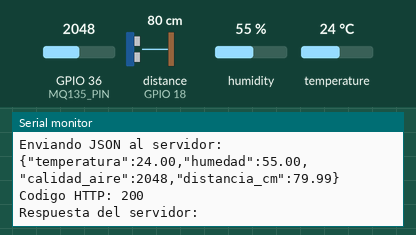
Bench run of a sketch on a simulated ESP32. Parts: the last lines printed to the serial monitor. Wiring (inferred from the names in the program): ultrasonic range finder: trigger GPIO 5; echo GPIO 18. The inputs (shaded band) are chosen by the test bench; at power-on: distance to the obstacle (sensor on GPIO 18) 80 cm, humidity 55 %, GPIO 36 (MQ135_PIN) = 2048, temperature 24 °C. The echo pulse lasts 58.3 µs per cm; WiFi joins after 1.5 s; servers stay silent unless stated; uploads are accepted with an empty reply.

Above: at 3.7 s.
3.8 s: distance to the obstacle (sensor on GPIO 18) set to 2 cm
At 7.95 s:
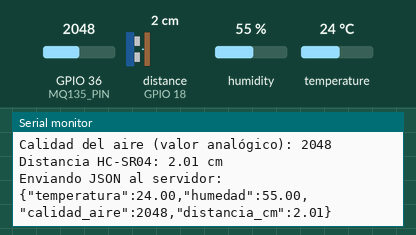
9.7 s: humidity set to 22 %
At 14.2 s:
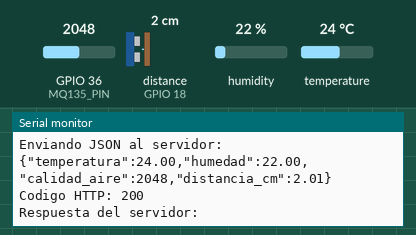
15.6 s: GPIO 36 (MQ135_PIN) set to 2866
At 19.7 s:
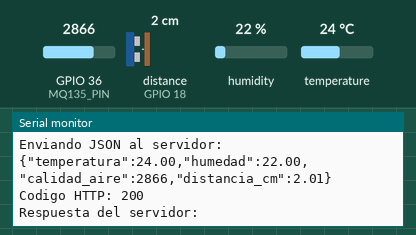
21.5 s: temperature set to 12 °C
At 25.1 s:
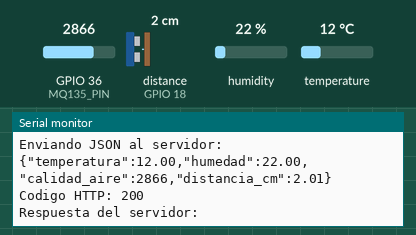
27.4 s: distance to the obstacle (sensor on GPIO 18) set to 4 cm
At 29.3 s:
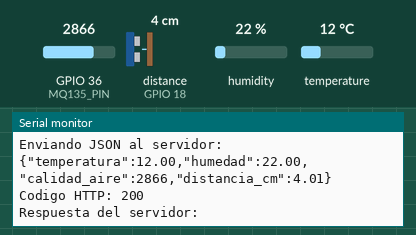
33.3 s: GPIO 36 (MQ135_PIN) set to 3972
At 34.8 s:
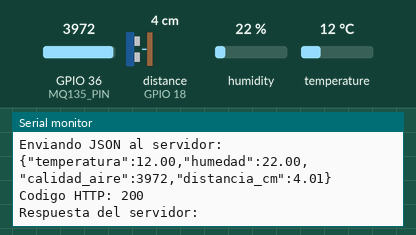
Timing chart, 0 to 36.3 s (numbered marks = the images above; inputs shaded):
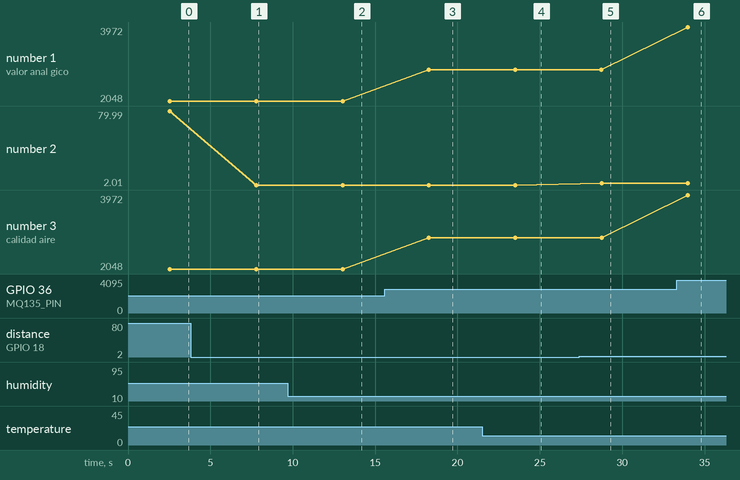

The sketch:

Sketch_original.ino
```cpp
#include <WiFi.h>
#include <HTTPClient.h>
#include <DHT.h>

// =========================
// CONFIGURA TUS PINES
// =========================
#define DHT_PIN 4
#define DHT_TYPE DHT11

#define MQ135_PIN 36      // VP / GPIO36
#define TRIG_PIN 5
#define ECHO_PIN 18

// =========================
// CONFIGURA TU WIFI
// =========================
const char* ssid = "mikito";
const char* password = "xxxxxxx";

// IP DE TU PC, NO localhost
const char* serverUrl = "http://ippc/tannhauser/ingest_readings.php";

// =========================
// OBJETOS
// =========================
DHT dht(DHT_PIN, DHT_TYPE);

// =========================
// VARIABLES GLOBALES
// =========================
float temperatura = 0.0;
float humedad = 0.0;
int calidadAire = 0;
float distanciaCm = 0.0;

// =========================
// WIFI
// =========================
void conectarWiFi() {
  Serial.println("======================================");
  Serial.println("Conectando la ESP32 a la red WiFi...");
  Serial.print("SSID: ");
  Serial.println(ssid);

  WiFi.begin(ssid, password);

  int intentos = 0;
  while (WiFi.status() != WL_CONNECTED) {
    delay(500);
    Serial.print(".");
    intentos++;

    if (intentos >= 40) {
      Serial.println();
      Serial.println("No se pudo conectar al WiFi. Reintentando...");
      WiFi.disconnect();
      delay(1000);
      WiFi.begin(ssid, password);
      intentos = 0;
    }
  }

  Serial.println();
  Serial.println("WiFi conectado correctamente");
  Serial.print("IP de la ESP32: ");
  Serial.println(WiFi.localIP());
  Serial.println("======================================");
}

// =========================
// LECTURA DHT11
// =========================
bool leerDHT11() {
  float t = dht.readTemperature();
  float h = dht.readHumidity();

  if (isnan(t) || isnan(h)) {
    return false;
  }

  temperatura = t;
  humedad = h;
  return true;
}

// =========================
// LECTURA MQ-135
// =========================
void leerMQ135() {
  calidadAire = analogRead(MQ135_PIN);
}

// =========================
// LECTURA HC-SR04
// =========================
bool leerHCSR04() {
  digitalWrite(TRIG_PIN, LOW);
  delayMicroseconds(2);

  digitalWrite(TRIG_PIN, HIGH);
  delayMicroseconds(10);
  digitalWrite(TRIG_PIN, LOW);

  long duracion = pulseIn(ECHO_PIN, HIGH, 30000); // timeout 30ms

  if (duracion == 0) {
    return false;
  }

  distanciaCm = duracion * 0.0343 / 2.0;
  return true;
}

// =========================
// ENVÍO HTTP A PHP
// =========================
void enviarDatos(bool dhtOk, bool distOk) {
  if (WiFi.status() != WL_CONNECTED) {
    Serial.println("WiFi no conectado. Intentando reconectar...");
    conectarWiFi();
  }

  HTTPClient http;
  http.begin(serverUrl);
  http.addHeader("Content-Type", "application/json");

  String json = "{";
  json += "\"temperatura\":";
  json += dhtOk ? String(temperatura, 2) : "null";
  json += ",";
  json += "\"humedad\":";
  json += dhtOk ? String(humedad, 2) : "null";
  json += ",";
  json += "\"calidad_aire\":";
  json += String(calidadAire);
  json += ",";
  json += "\"distancia_cm\":";
  json += distOk ? String(distanciaCm, 2) : "null";
  json += "}";

  Serial.println("Enviando JSON al servidor:");
  Serial.println(json);

  int httpCode = http.POST(json);

  Serial.print("Codigo HTTP: ");
  Serial.println(httpCode);

  if (httpCode > 0) {
    String respuesta = http.getString();
    Serial.println("Respuesta del servidor:");
    Serial.println(respuesta);
  } else {
    Serial.println("Error al enviar la petición HTTP");
  }

  http.end();
}

// =========================
// SETUP
// =========================
void setup() {
  Serial.begin(115200);
  delay(1000);

  dht.begin();

  pinMode(TRIG_PIN, OUTPUT);
  pinMode(ECHO_PIN, INPUT);

  conectarWiFi();

  Serial.println("Sistema iniciado correctamente");
}

// =========================
// LOOP
// =========================
void loop() {
  bool dhtOk = leerDHT11();
  leerMQ135();
  bool distOk = leerHCSR04();

  Serial.println("===== LECTURA DE SENSORES =====");

  if (dhtOk) {
    Serial.print("Temperatura: ");
    Serial.print(temperatura, 2);
    Serial.println(" C");

    Serial.print("Humedad: ");
    Serial.print(humedad, 2);
    Serial.println(" %");
  } else {
    Serial.println("Temperatura: error");
    Serial.println("Humedad: error");
  }

  Serial.print("Calidad del aire (valor analógico): ");
  Serial.println(calidadAire);

  if (distOk) {
    Serial.print("Distancia HC-SR04: ");
    Serial.print(distanciaCm, 2);
    Serial.println(" cm");
  } else {
    Serial.println("Distancia HC-SR04: error");
  }

  enviarDatos(dhtOk, distOk);

  Serial.println();
  delay(5000); // cada 5 segundos
}
```

Measured:
- after the input at 3.8 s, the serial monitor: prints a new line after 4.0 s (image 1)
- after the input at 9.7 s, the serial monitor: prints a new line after 3.3 s (image 2)
- after the input at 15.6 s, the serial monitor: prints a new line after 2.7 s (image 3)
- after the input at 21.5 s, the serial monitor: prints a new line after 2.0 s (image 4)
- after the input at 27.4 s, the serial monitor: prints a new line after 1.3 s (image 5)
- after the input at 33.3 s, the serial monitor: prints a new line after 0.68 s (image 6)
- plotted number 1: 2048 → 2866 after the input at 15.6 s, 2866 → 3972 after the input at 33.3 s
- plotted number 2: 79.99 → 2.01 after the input at 3.8 s, 2.01 → 4.01 after the input at 27.4 s
